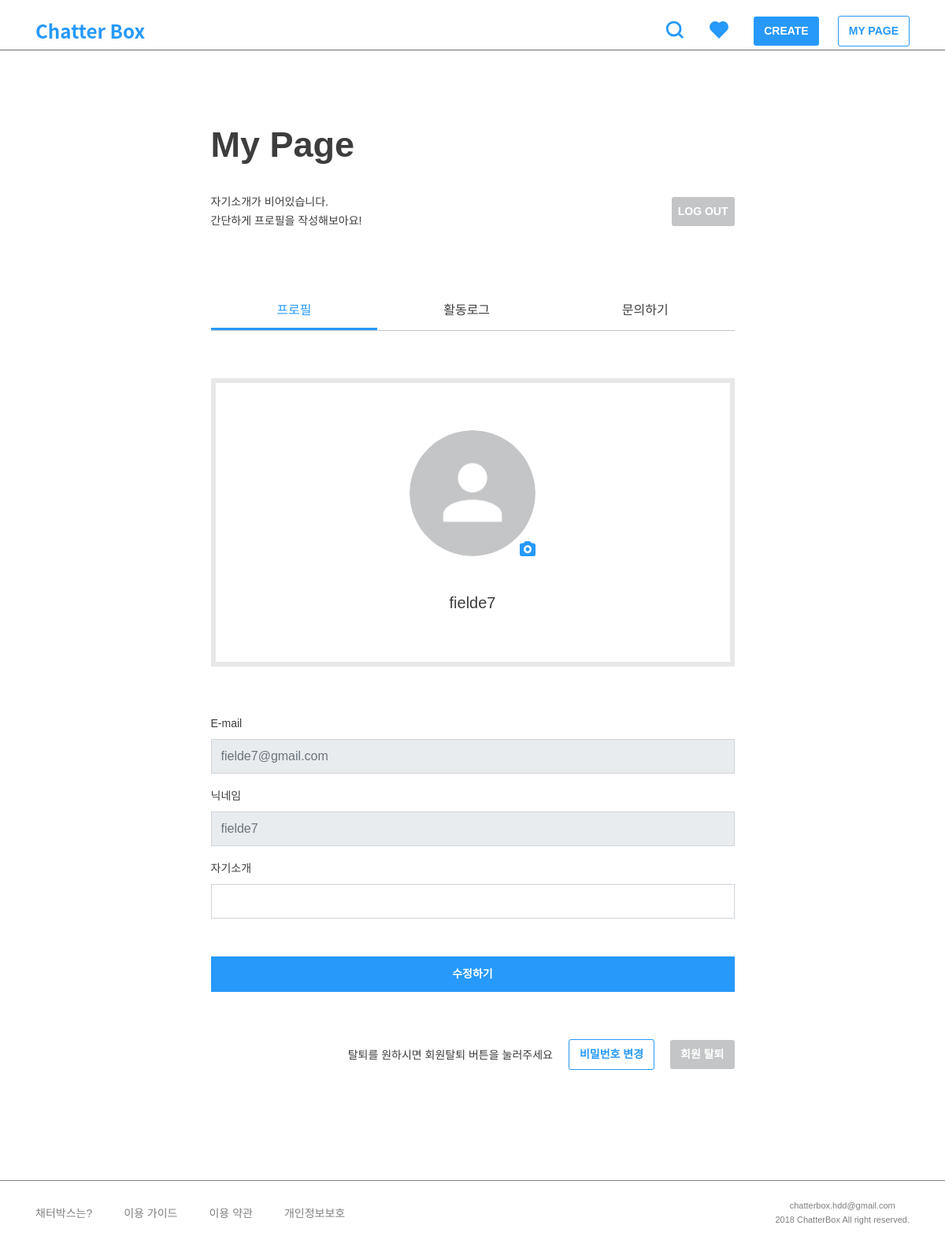
/member/mypage/ (signed in), run on an earlier commit of the app's database.
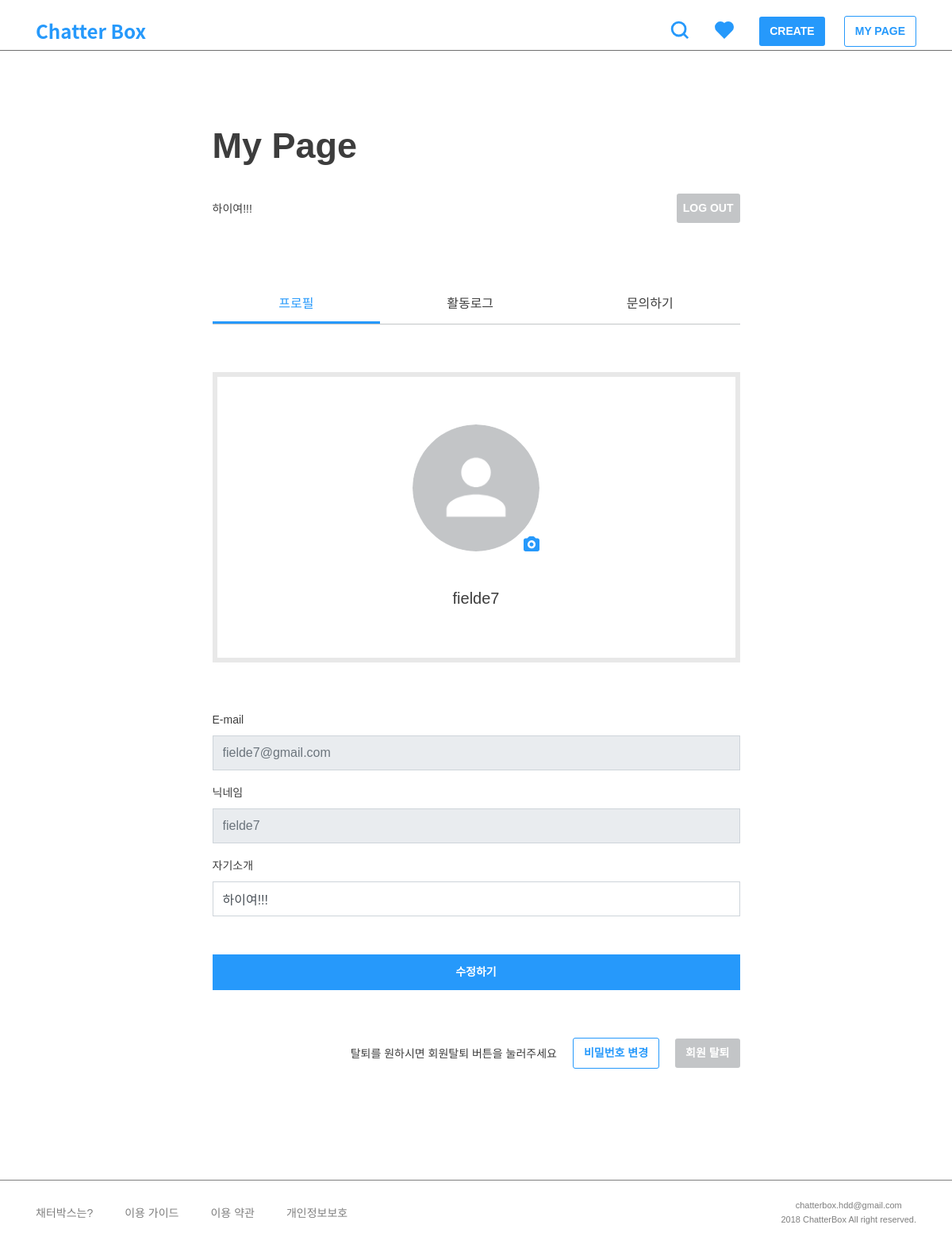
And on a later commit of the database.
### member/models.py (models this page shows)
class User(AbstractUser):
    GENDER_MALE = 'm'
    GENDER_FEMALE = 'f'
    GENDER_OTHER = 'o'
    CHOICES_GENDER = (
        (GENDER_MALE, '남성'),
        (GENDER_FEMALE, '여성'),
        (GENDER_OTHER, '기타'),
    )
    profile_image = models.ImageField(
        default='default/user.png', null=True, upload_to='user')
    bio = models.CharField(max_length=160, null=True)
    gender = models.CharField(
        max_length=1, choices=CHOICES_GENDER, null=True, blank=True)
    like_posts = models.ManyToManyField(
        'post.Post', blank=True, related_name='like_users')
    like_comments = models.ManyToManyField(
        'comment.Comment', blank=True, related_name='like_comments')
    hate_comments = models.ManyToManyField(
        'comment.Comment', blank=True, related_name='hate_comments')
    objects = UserManager()
    def __str__(self):
        return self.username

### member/views.py (the view)
@login_required
def my_page(request, backend='django.contrib.auth.backends.ModelBackend'):
    user = request.user
    chats = ContactChat.objects.filter(owner=user)
    chat_form = ContactChatForm()
    if request.method == 'POST':
        profile_form = ProfileForm(
            request.POST, files=request.FILES, instance=user)
        if profile_form.is_valid():
            user = profile_form.save()
            messages.success(
                request, '<h4>프로필을 수정했어요!</h4><p>채터박스는 익명으로 의견을 나누는 [YES OR NO] 댓글 SNS입니다.</p><p>두 가지 중 선택이 어려울 때 질문하고 의견을 나누어보세요.</p>')
            django_login(
                request, user, backend='django.contrib.auth.backends.ModelBackend')
            return redirect('member:my_page')
    else:
        profile_form = ProfileForm(instance=user)
    context = {
        'user': user,
        'chats': chats,
        'profile_form': profile_form,
        'chat_form': chat_form,
    }
    return render(request, 'member/my_page.html', context)

### member/forms.py
class ProfileForm(forms.ModelForm):
    def __init__(self, *args, **kwargs):
        kwargs.setdefault('label_suffix', '')
        super().__init__(*args, **kwargs)
        self.fields['bio'].label = '자기소개'
        class_update_fields = ['bio', ]
        for field_name in class_update_fields:
            self.fields[field_name].widget.attrs.update({
                'class': 'form-control'
            })
    class Meta:
        model = User
        fields = (
            'profile_image',
            'bio',
        )

class ContactChatForm(forms.ModelForm):
    class Meta:
        model = ContactChat
        fields = (
            'content',
        )
        widgets = {
            'content': forms.Textarea(
                attrs={
                    'class': 'content',
                    'placeholder': '자유롭게 질문 또는 의견을 남겨주세요',
                }
            )
        }

### templates/member/my_page.html (shortened to what this page needs)
{% extends 'base.html' %}
{% load static %}
{% block customCSS %}
<link rel="stylesheet" href="{% static 'css/member/my_page.css' %}">
{% endblock %}
{% block content %}
<div class="row justify-content-center">
    <div class="col-md-7 p-0 mypage">
        <h2>My Page</h2>
        <div class="info-area">
            {% if user.bio %}
            <h6>{{ user.bio }}</h6>
            {% else %}
            <h6>자기소개가 비어있습니다.<br />간단하게 프로필을 작성해보아요!</h6>
            {% endif %}
            <a class="btn btn-gray" href="{% url 'member:logout' %}">LOG OUT</a>
        </div>
        <div class="mypage-body">
            <ul class="nav nav-pills nav-fill">
                <li class="nav-item"><a class="tab-link active" href="#">
                        <h5>프로필</h5>
                    </a></li>
                <li class="nav-item"><a class="tab-link" href="{% url 'member:user_log' %}">
                        <h5>활동로그</h5>
                    </a></li>
                <li class="nav-item"><a class="tab-link" href="{% url 'member:contact' %}">
                        <h5>문의하기</h5>
                    </a></li>
            </ul>
            <div class="tab-pane" id="pills-profile">
                <div class="mypage-header">
                    <img id="previewHolder" class="profile_image" src="/media/{{ user.profile_image }}" />
                    <img class="fake-btn" src="{% static '/img/icons/camera.png' %}" />
                    <h4>{{ user }}</h4>
                </div>
                <div class="form-wrap">
                    <div class="form-group">
                        <label>E-mail</label>
                        <input type="email" class="form-control" placeholder="{{ user.email }}" readonly>
                    </div>
                    <div class="form-group">
                        <label>닉네임</label>
                        <input type="text" class="form-control" placeholder="{{ user.username }}" readonly>
                    </div>
                    {% include 'include/form.html' with form=profile_form submit_class='btn-full' submit_title='수정하기'%}
                </div>
                <div class="btn-wrap">
                    <h6>탈퇴를 원하시면 회원탈퇴 버튼을 눌러주세요</h6>
                    <a id="pw-change" class="btn btn-line" href="{% url 'member:password_change' %}">비밀번호 변경</a>
                    <form action="{% url 'member:user_delete' %}" method="post">
                        <input id="del-user" class="btn btn-gray" type="submit" value="회원 탈퇴" onclick="return confirm('정말 삭제하시겠습니까?')">
                    </form>
                </div>
            </div>
        </div>
    </div>
</div>
{% endblock %}

### templates/include/form.html (shortened to what this page needs)
<form action="" method="post"{% if enctype == 'file' %} enctype="multipart/form-data"{% endif %}>
	{% for field in form %}
		<div class="form-group{% if field.errors %} has-error{% endif %}">
			{{ field.label_tag }}
			{{ field }}
		</div>
	{% endfor %}
	<button class="btn btn-fill {{ submit_class }}">{{ submit_title }}</button>
</form>

What changed in the data, as far as the page shows it:
changed User "fielde7": bio (not shown) → "하이여!!!"
Also different on the page:
text no longer shown: "자기소개가 비어있습니다. 간단하게 프로필을 작성해보아요!"
